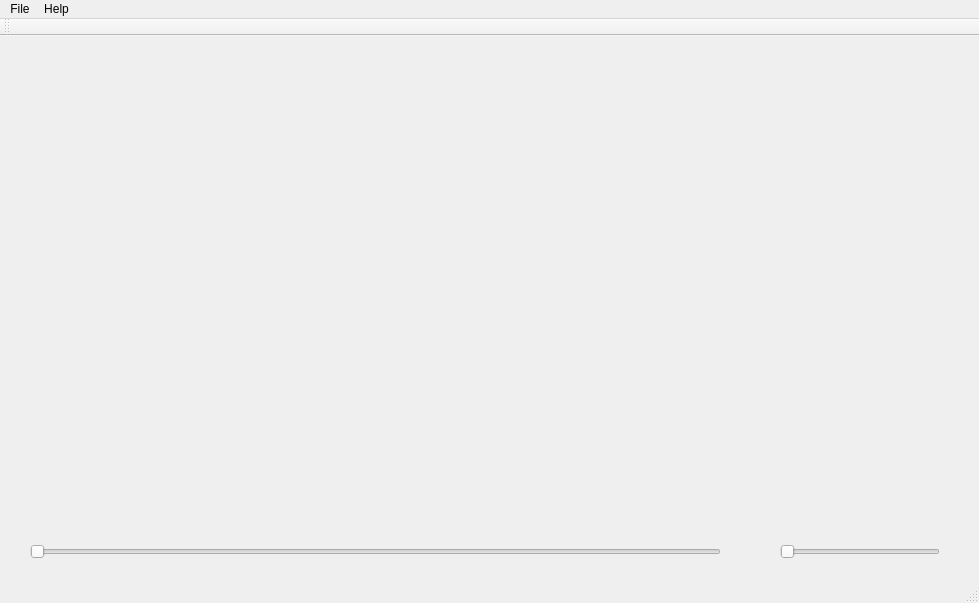
<?xml version="1.0" encoding="UTF-8"?>
<ui version="4.0">
 <class>MainWindow</class>
 <widget class="QMainWindow" name="MainWindow">
  <property name="geometry">
   <rect>
    <x>0</x>
    <y>0</y>
    <width>979</width>
    <height>603</height>
   </rect>
  </property>
  <property name="minimumSize">
   <size>
    <width>979</width>
    <height>603</height>
   </size>
  </property>
  <property name="maximumSize">
   <size>
    <width>979</width>
    <height>603</height>
   </size>
  </property>
  <property name="windowTitle">
   <string>QtPlayer</string>
  </property>
  <widget class="QWidget" name="centralWidget">
   <widget class="QLabel" name="label_video">
    <property name="geometry">
     <rect>
      <x>10</x>
      <y>0</y>
      <width>960</width>
      <height>480</height>
     </rect>
    </property>
    <property name="text">
     <string/>
    </property>
   </widget>
   <widget class="QSlider" name="horizontalSlider_play_pos">
    <property name="geometry">
     <rect>
      <x>30</x>
      <y>500</y>
      <width>691</width>
      <height>31</height>
     </rect>
    </property>
    <property name="orientation">
     <enum>Qt::Horizontal</enum>
    </property>
   </widget>
   <widget class="QSlider" name="horizontalSlider_sound_level">
    <property name="geometry">
     <rect>
      <x>780</x>
      <y>500</y>
      <width>160</width>
      <height>31</height>
     </rect>
    </property>
    <property name="orientation">
     <enum>Qt::Horizontal</enum>
    </property>
   </widget>
  </widget>
  <widget class="QToolBar" name="mainToolBar">
   <attribute name="toolBarArea">
    <enum>TopToolBarArea</enum>
   </attribute>
   <attribute name="toolBarBreak">
    <bool>false</bool>
   </attribute>
  </widget>
  <widget class="QStatusBar" name="statusBar"/>
  <widget class="QMenuBar" name="menuBar">
   <property name="geometry">
    <rect>
     <x>0</x>
     <y>0</y>
     <width>979</width>
     <height>20</height>
    </rect>
   </property>
   <widget class="QMenu" name="menuFile">
    <property name="title">
     <string>File</string>
    </property>
    <addaction name="actionOpen_file"/>
    <addaction name="actionExit"/>
    <addaction name="separator"/>
    <addaction name="separator"/>
   </widget>
   <widget class="QMenu" name="menuHelp">
    <property name="title">
     <string>Help</string>
    </property>
    <addaction name="actionAbout_Qt"/>
    <addaction name="actionAbout_QtPlayer"/>
   </widget>
   <addaction name="menuFile"/>
   <addaction name="menuHelp"/>
  </widget>
  <action name="actionOpen_file">
   <property name="text">
    <string>Open File</string>
   </property>
  </action>
  <action name="actionOpen_Dir">
   <property name="text">
    <string>Open Dir</string>
   </property>
  </action>
  <action name="actionExit">
   <property name="text">
    <string>exit</string>
   </property>
  </action>
  <action name="actionAbout_Qt">
   <property name="text">
    <string>About Qt</string>
   </property>
  </action>
  <action name="actionAbout_QtPlayer">
   <property name="text">
    <string>About QtPlayer</string>
   </property>
  </action>
  <action name="actionOpticaty">
   <property name="text">
    <string>opticaty</string>
   </property>
  </action>
  <action name="actionCut_Screen">
   <property name="text">
    <string>Cut Screen</string>
   </property>
  </action>
 </widget>
 <layoutdefault spacing="6" margin="11"/>
 <resources/>
 <connections/>
</ui>
